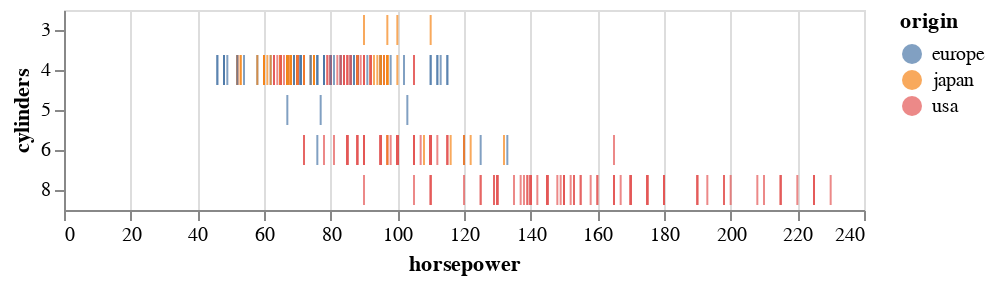

Notebook cell for this chart:
### Code cell
alt.Chart(df).mark_tick(filled=True).encode(
    x='horsepower:Q',
    y='cylinders:O',
    color='origin'
)

### Figure 1 — Vega-Lite specification as saved in the notebook (floating-point values rounded to 4 significant figures; data arrays with more than 128 entries replaced by an {"elided": "..."} marker saying what was removed)
{"config": {"view": {"continuousWidth": 400, "continuousHeight": 300}}, "data": {"name": "data-f1198cc0481ad698d7dc4699e0a3efa7"}, "mark": {"type": "tick", "filled": true}, "encoding": {"color": {"type": "nominal", "field": "origin"}, "x": {"type": "quantitative", "field": "horsepower"}, "y": {"type": "ordinal", "field": "cylinders"}}, "$schema": "https://vega.github.io/schema/vega-lite/v4.8.1.json", "datasets": {"data-f1198cc0481ad698d7dc4699e0a3efa7": {"elided": "398 records"}}}
